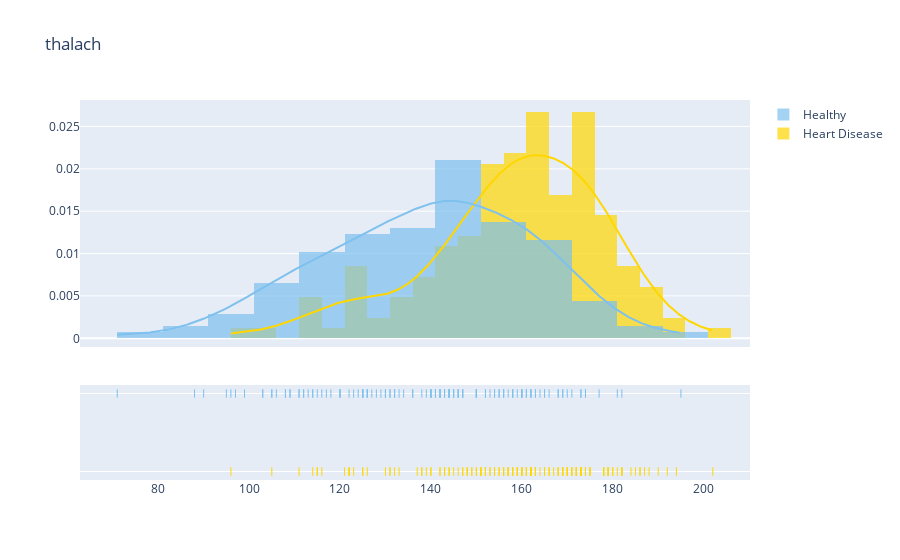

Source (notebook cell):
### Code cell
plot_distribution('thalach', 0)

### Figure 1 — Plotly figure (JSON) as saved in the notebook; plotly's stock layout.template omitted (floating-point values rounded to 4 significant figures; data arrays with more than 128 entries replaced by an {"elided": "..."} marker saying what was removed)
{"data": [{"autobinx": false, "histnorm": "probability density", "legendgroup": "Heart Disease", "marker": {"color": "#FFD700"}, "name": "Heart Disease", "opacity": 0.7, "type": "histogram", "x": {"elided": "165 int values"}, "xaxis": "x", "xbins": {"end": 202, "size": 0, "start": 96}, "yaxis": "y"}, {"autobinx": false, "histnorm": "probability density", "legendgroup": "Healthy", "marker": {"color": "#7EC0EE"}, "name": "Healthy", "opacity": 0.7, "type": "histogram", "x": {"elided": "138 int values"}, "xaxis": "x", "xbins": {"end": 195, "size": 0, "start": 71}, "yaxis": "y"}, {"legendgroup": "Heart Disease", "marker": {"color": "#FFD700"}, "mode": "lines", "name": "Heart Disease", "showlegend": false, "type": "scatter", "x": {"elided": "500 float values"}, "xaxis": "x", "y": {"elided": "500 float values"}, "yaxis": "y"}, {"legendgroup": "Healthy", "marker": {"color": "#7EC0EE"}, "mode": "lines", "name": "Healthy", "showlegend": false, "type": "scatter", "x": {"elided": "500 float values"}, "xaxis": "x", "y": {"elided": "500 float values"}, "yaxis": "y"}, {"legendgroup": "Heart Disease", "marker": {"color": "#FFD700", "symbol": "line-ns-open"}, "mode": "markers", "name": "Heart Disease", "showlegend": false, "type": "scatter", "x": {"elided": "165 int values"}, "xaxis": "x", "y": {"elided": "165 str values"}, "yaxis": "y2"}, {"legendgroup": "Healthy", "marker": {"color": "#7EC0EE", "symbol": "line-ns-open"}, "mode": "markers", "name": "Healthy", "showlegend": false, "type": "scatter", "x": {"elided": "138 int values"}, "xaxis": "x", "y": {"elided": "138 str values"}, "yaxis": "y2"}], "layout": {"barmode": "overlay", "hovermode": "closest", "legend": {"traceorder": "reversed"}, "title": {"text": "thalach"}, "xaxis": {"anchor": "y2", "domain": [0, 1], "zeroline": false}, "yaxis": {"anchor": "free", "domain": [0.35, 1], "position": 0}, "yaxis2": {"anchor": "x", "domain": [0, 0.25], "dtick": 1, "showticklabels": false}}}
